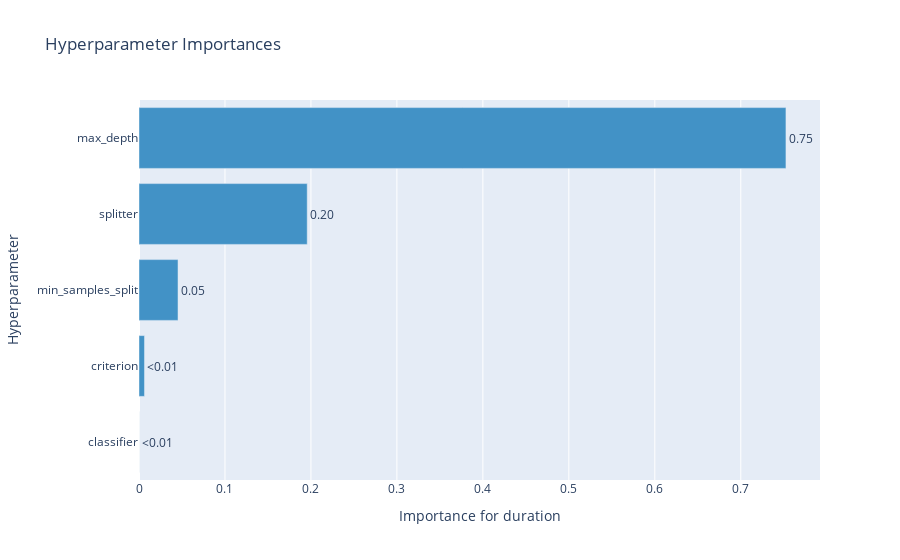

Here is the notebook cell this chart was saved with:
### Code cell
optuna.visualization.plot_param_importances(
    study, target=lambda t: t.duration.total_seconds(), target_name="duration"
)

### Figure 1 — Plotly figure (JSON) as saved in the notebook; plotly's stock layout.template omitted (floating-point values rounded to 4 significant figures)
{"data": [{"cliponaxis": false, "hovertemplate": ["classifier (CategoricalDistribution): 0.0<extra></extra>", "criterion (CategoricalDistribution): 0.006379105566677175<extra></extra>", "min_samples_split (IntDistribution): 0.04538402858582459<extra></extra>", "splitter (CategoricalDistribution): 0.19569122685013685<extra></extra>", "max_depth (IntDistribution): 0.7525456389973614<extra></extra>"], "marker": {"color": "rgb(66,146,198)"}, "orientation": "h", "text": ["<0.01", "<0.01", "0.05", "0.20", "0.75"], "textposition": "outside", "x": [0.0, 0.006379, 0.04538, 0.1957, 0.7525], "y": ["classifier", "criterion", "min_samples_split", "splitter", "max_depth"], "type": "bar"}], "layout": {"showlegend": false, "title": {"text": "Hyperparameter Importances"}, "xaxis": {"title": {"text": "Importance for duration"}}, "yaxis": {"title": {"text": "Hyperparameter"}}}}
